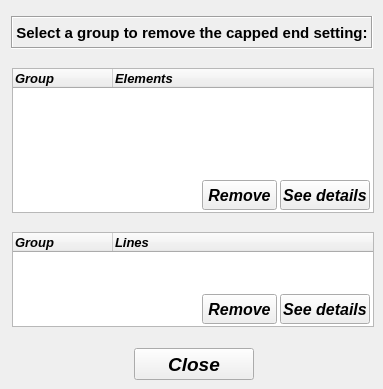
    <widget class="QWidget" name="tab_2">
     <attribute name="title">
      <string>Remove</string>
     </attribute>
     <widget class="QTreeWidget" name="treeWidget_stress_stiffening_lines">
      <property name="geometry">
       <rect>
        <x>12</x>
        <y>232</y>
        <width>362</width>
        <height>95</height>
       </rect>
      </property>
      <property name="minimumSize">
       <size>
        <width>0</width>
        <height>0</height>
       </size>
      </property>
      <property name="maximumSize">
       <size>
        <width>1000</width>
        <height>1000</height>
       </size>
      </property>
      <property name="font">
       <font>
        <family>Arial</family>
        <pointsize>10</pointsize>
        <weight>75</weight>
        <italic>true</italic>
        <bold>true</bold>
       </font>
      </property>
      <property name="indentation">
       <number>0</number>
      </property>
      <column>
       <property name="text">
        <string>Group</string>
       </property>
      </column>
      <column>
       <property name="text">
        <string>Lines</string>
       </property>
      </column>
     </widget>
     <widget class="QPushButton" name="pushButton_get_information_line">
      <property name="geometry">
       <rect>
        <x>280</x>
        <y>294</y>
        <width>90</width>
        <height>30</height>
       </rect>
      </property>
      <property name="minimumSize">
       <size>
        <width>90</width>
        <height>29</height>
       </size>
      </property>
      <property name="maximumSize">
       <size>
        <width>90</width>
        <height>30</height>
       </size>
      </property>
      <property name="font">
       <font>
        <family>Arial</family>
        <pointsize>12</pointsize>
        <weight>75</weight>
        <italic>true</italic>
        <bold>true</bold>
       </font>
      </property>
      <property name="text">
       <string>See details</string>
      </property>
     </widget>
     <widget class="QPushButton" name="pushButton_remove_line">
      <property name="geometry">
       <rect>
        <x>202</x>
        <y>294</y>
        <width>75</width>
        <height>30</height>
       </rect>
      </property>
      <property name="minimumSize">
       <size>
        <width>0</width>
        <height>27</height>
       </size>
      </property>
      <property name="maximumSize">
       <size>
        <width>16777215</width>
        <height>30</height>
       </size>
      </property>
      <property name="font">
       <font>
        <family>Arial</family>
        <pointsize>12</pointsize>
        <weight>75</weight>
        <italic>true</italic>
        <bold>true</bold>
       </font>
      </property>
      <property name="text">
       <string>Remove</string>
      </property>
     </widget>
     <widget class="QLabel" name="label_29">
      <property name="geometry">
       <rect>
        <x>11</x>
        <y>16</y>
        <width>362</width>
        <height>33</height>
       </rect>
      </property>
      <property name="font">
       <font>
        <family>Arial</family>
        <pointsize>11</pointsize>
        <weight>75</weight>
        <italic>false</italic>
        <bold>true</bold>
       </font>
      </property>
      <property name="frameShape">
       <enum>QFrame::Box</enum>
      </property>
      <property name="frameShadow">
       <enum>QFrame::Sunken</enum>
      </property>
      <property name="text">
       <string>Select a group to remove the capped end setting:</string>
      </property>
      <property name="textFormat">
       <enum>Qt::AutoText</enum>
      </property>
      <property name="alignment">
       <set>Qt::AlignCenter</set>
      </property>
     </widget>
     <widget class="QTreeWidget" name="treeWidget_stress_stiffening_elements">
      <property name="geometry">
       <rect>
        <x>12</x>
        <y>68</y>
        <width>362</width>
        <height>145</height>
       </rect>
      </property>
      <property name="minimumSize">
       <size>
        <width>0</width>
        <height>0</height>
       </size>
      </property>
      <property name="maximumSize">
       <size>
        <width>1000</width>
        <height>1000</height>
       </size>
      </property>
      <property name="font">
       <font>
        <family>Arial</family>
        <pointsize>10</pointsize>
        <weight>75</weight>
        <italic>true</italic>
        <bold>true</bold>
       </font>
      </property>
      <property name="frameShape">
       <enum>QFrame::StyledPanel</enum>
      </property>
      <property name="frameShadow">
       <enum>QFrame::Sunken</enum>
      </property>
      <property name="indentation">
       <number>0</number>
      </property>
      <column>
       <property name="text">
        <string>Group</string>
       </property>
      </column>
      <column>
       <property name="text">
        <string>Elements</string>
       </property>
      </column>
     </widget>
     <widget class="QPushButton" name="pushButton_remove_elem">
      <property name="geometry">
       <rect>
        <x>202</x>
        <y>180</y>
        <width>75</width>
        <height>30</height>
       </rect>
      </property>
      <property name="minimumSize">
       <size>
        <width>0</width>
        <height>30</height>
       </size>
      </property>
      <property name="maximumSize">
       <size>
        <width>16777215</width>
        <height>30</height>
       </size>
      </property>
      <property name="font">
       <font>
        <family>Arial</family>
        <pointsize>12</pointsize>
        <weight>75</weight>
        <italic>true</italic>
        <bold>true</bold>
       </font>
      </property>
      <property name="text">
       <string>Remove</string>
      </property>
     </widget>
     <widget class="QPushButton" name="pushButton_get_information_elem">
      <property name="geometry">
       <rect>
        <x>280</x>
        <y>180</y>
        <width>90</width>
        <height>30</height>
       </rect>
      </property>
      <property name="minimumSize">
       <size>
        <width>90</width>
        <height>30</height>
       </size>
      </property>
      <property name="maximumSize">
       <size>
        <width>90</width>
        <height>30</height>
       </size>
      </property>
      <property name="font">
       <font>
        <family>Arial</family>
        <pointsize>12</pointsize>
        <weight>75</weight>
        <italic>true</italic>
        <bold>true</bold>
       </font>
      </property>
      <property name="text">
       <string>See details</string>
      </property>
     </widget>
     <widget class="QPushButton" name="pushButton_close">
      <property name="geometry">
       <rect>
        <x>134</x>
        <y>348</y>
        <width>120</width>
        <height>32</height>
       </rect>
      </property>
      <property name="minimumSize">
       <size>
        <width>120</width>
        <height>32</height>
       </size>
      </property>
      <property name="maximumSize">
       <size>
        <width>120</width>
        <height>32</height>
       </size>
      </property>
      <property name="font">
       <font>
        <family>Arial</family>
        <pointsize>14</pointsize>
        <weight>75</weight>
        <italic>true</italic>
        <bold>true</bold>
       </font>
      </property>
      <property name="styleSheet">
       <string notr="true"/>
      </property>
      <property name="text">
       <string>Close</string>
      </property>
     </widget>
    </widget>
